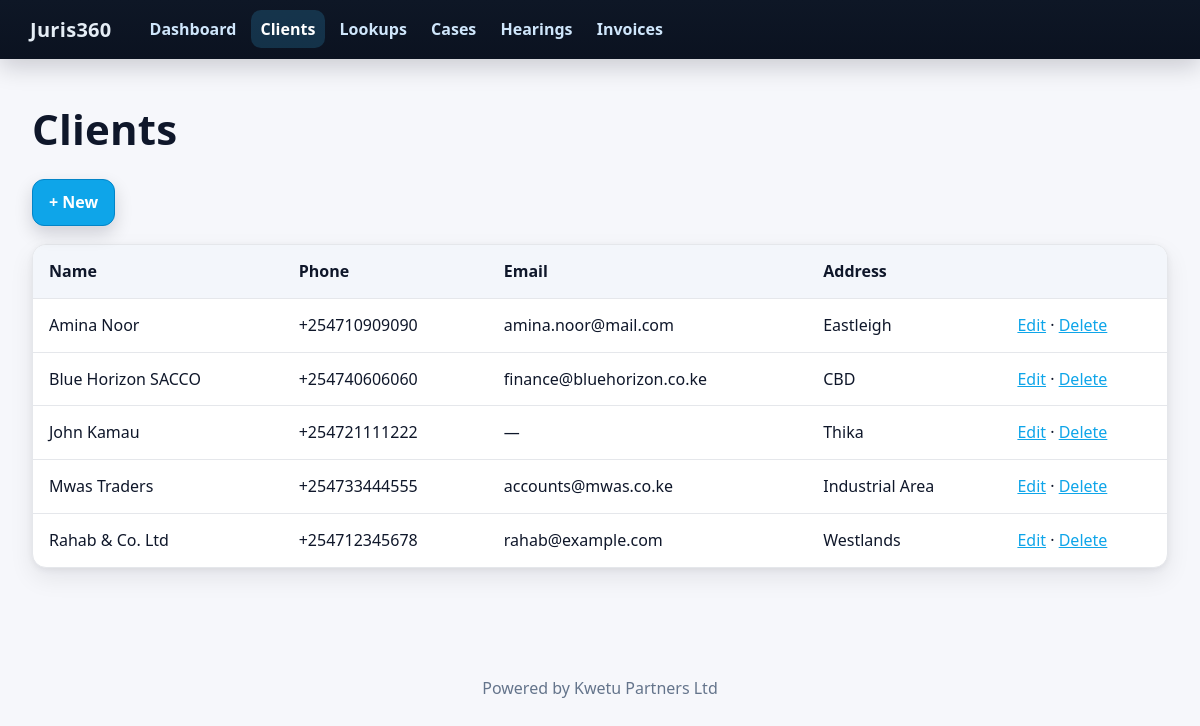
The app's page /clients with its own data.
### app.py (models this page shows)
class Base(DeclarativeBase): pass

class Client(Base):
    __tablename__ = "clients"
    id: Mapped[int] = mapped_column(primary_key=True)
    name: Mapped[str] = mapped_column(String(200))
    phone: Mapped[str | None]
    email: Mapped[str | None]
    address: Mapped[str | None]
    cases: Mapped[list["Case"]] = relationship(back_populates="client")
    invoices: Mapped[list["Invoice"]] = relationship(back_populates="client")

### app.py (the view)
@app.get("/clients")
def clients():
    with Session(engine) as s:
        items = s.scalars(select(Client).order_by(Client.name)).all()
    return render_template("clients.html", items=items, active="clients")

### templates/clients.html (shortened to what this page needs)
{% extends 'base.html' %}{% set active='clients' %}
{% block content %}
<h1>Clients</h1>
<div class="actions"><a class="btn btn-primary" href="{{ url_for('client_new') }}">+ New</a></div>
<table><thead><tr><th>Name</th><th>Phone</th><th>Email</th><th>Address</th><th></th></tr></thead>
<tbody>{% for c in items %}
<tr><td>{{ c.name }}</td><td>{{ c.phone or '—' }}</td><td>{{ c.email or '—' }}</td><td>{{ c.address or '—' }}</td>
<td><a href="{{ url_for('client_edit', id=c.id) }}">Edit</a> · <a href="{{ url_for('client_delete', id=c.id) }}">Delete</a></td></tr>
{% endfor %}</tbody></table>
{% endblock %}

### static/css/style.css (style rules this page uses)
:root { --brand-900:#0e1726;--brand-800:#0b1220;--accent-600:#0ea5e9;--text-900:#0f172a;--text-700:#334155;--muted-600:#64748b;--border:#e5e7eb;--bg:#f6f7fb;--card:#ffffff;--radius:14px;--shadow:0 10px 24px rgba(2,8,23,.08),0 2px 6px rgba(2,8,23,.06) }
* { box-sizing:border-box }
html,body { height:100% }
body { margin:0;font:16px/1.55 system-ui,-apple-system,Segoe UI,Roboto,Arial,sans-serif;color:var(--text-900);background:var(--bg) }
h1 { font-size:42px;line-height:1.15;margin:8px 0 26px;letter-spacing:.2px }
table { width:100%;border-collapse:separate;border-spacing:0;background:var(--card);border:1px solid var(--border);border-radius:var(--radius);box-shadow:var(--shadow);overflow:hidden }
thead th { background:#f3f6fb;color:#0f172a;font-weight:700;text-align:left;padding:14px 16px;border-bottom:1px solid var(--border) }
tbody td { padding:14px 16px;border-bottom:1px solid var(--border) }
tbody tr:last-child td { border-bottom:0 }
button,.btn,[role=button] { --btn-bg:#111827;--btn-fg:#fff;--btn-b:#0f172a;display:inline-flex;align-items:center;gap:8px;padding:10px 16px;border-radius:12px;border:1px solid var(--btn-b);background:var(--btn-bg);color:var(--btn-fg);font-weight:700;text-decoration:none;cursor:pointer;box-shadow:0 1px 0 rgba(255,255,255,.05),0 8px 18px rgba(2,8,23,.16) }
.btn-primary { --btn-bg:var(--accent-600);--btn-b:#0284c7 }
.actions { display:flex;align-items:center;gap:12px;flex-wrap:wrap;margin:12px 0 18px }
a { color:#0ea5e9 }

### records on screen
Client: name "Amina Noor", phone "+254710909090", email "amina.noor@mail.com", address "Eastleigh"
Client: name "Blue Horizon SACCO", phone "+254740606060", email "finance@bluehorizon.co.ke", address "CBD"
Client: name "John Kamau", phone "+254721111222", email "—", address "Thika"
Client: name "Mwas Traders", phone "+254733444555", email "accounts@mwas.co.ke", address "Industrial Area"
Client: name "Rahab & Co. Ltd", phone "+254712345678", email "rahab@example.com", address "Westlands"
